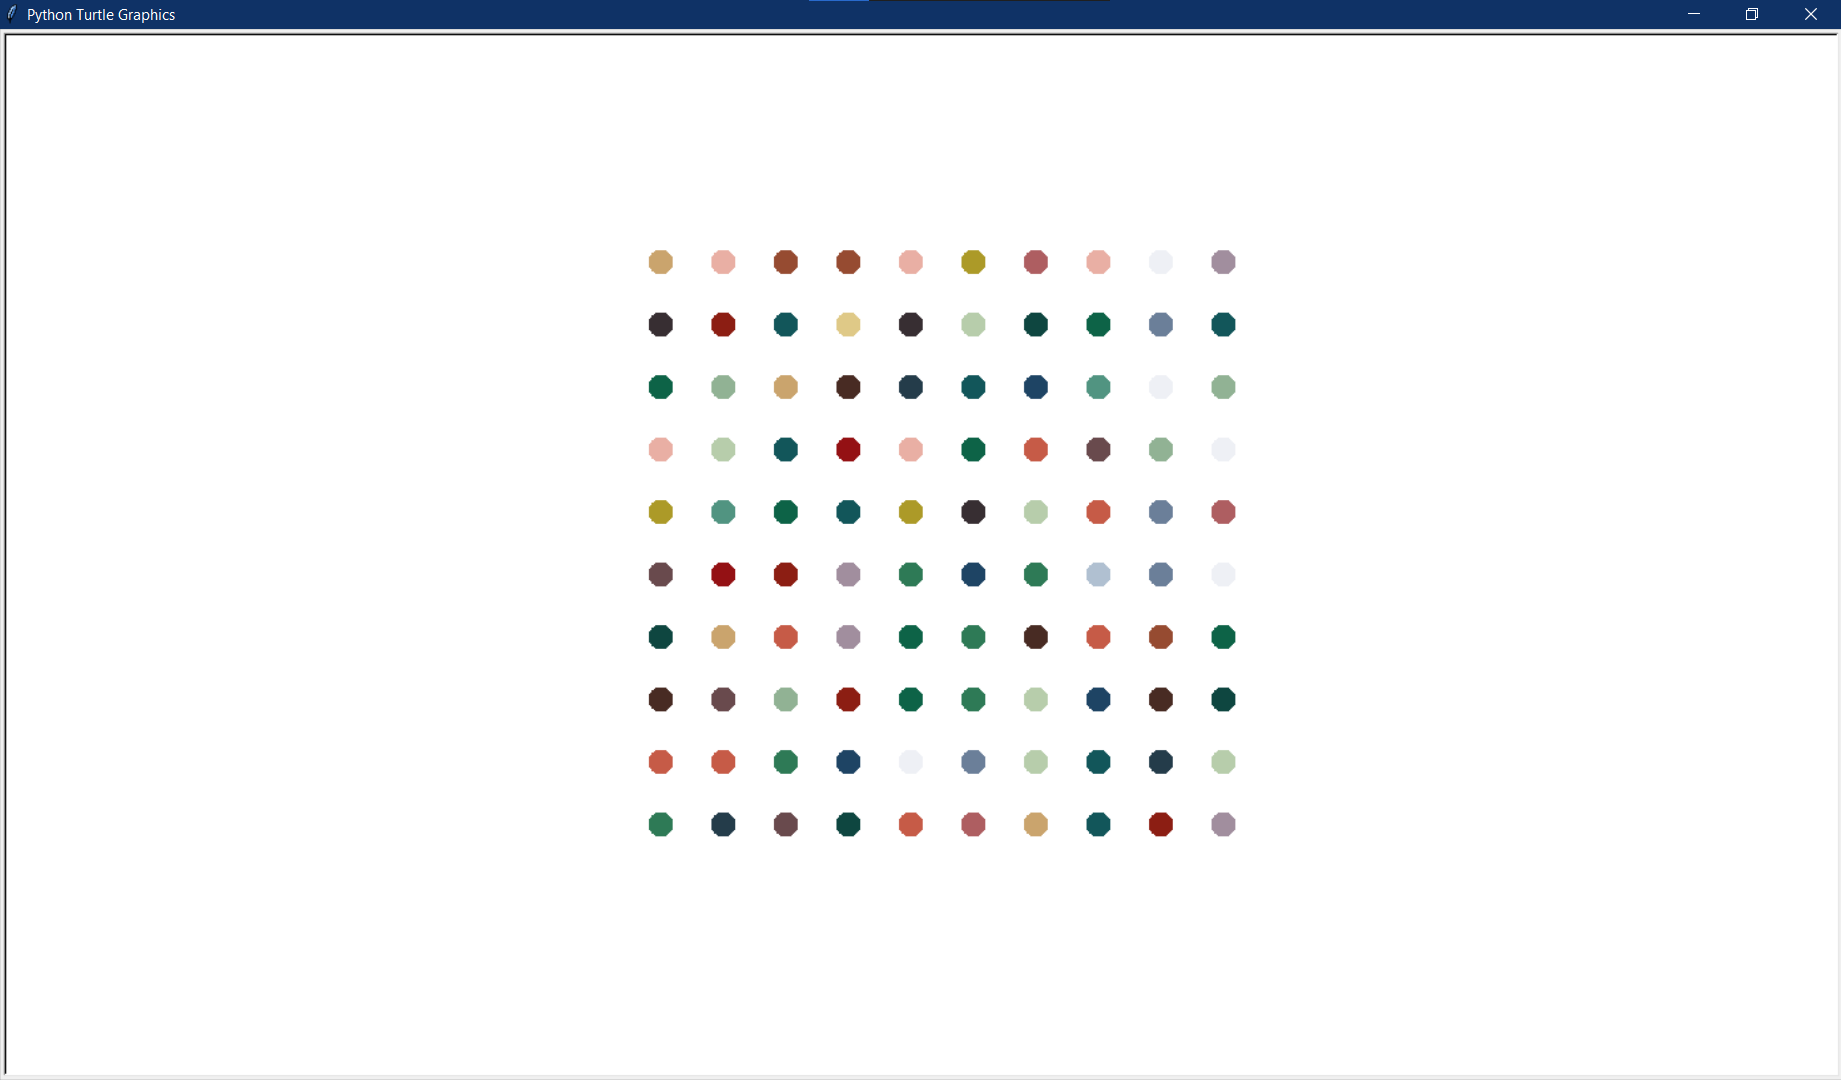

Python code for this plot:
from turtle import Turtle, Screen
import random

tim = Turtle()
screen = Screen()

screen.colormode(255)
tim.speed("fastest")

tim.penup()
tim.hideturtle()
color_list = [(202, 164, 109), (238, 240, 245), (150, 75, 49), (223, 201, 135), (52, 93, 124), (172, 154, 40),
              (140, 30, 19), (133, 163, 185), (198, 91, 71), (46, 122, 86), (72, 43, 35), (145, 178, 148), (13, 99, 71),
              (233, 175, 164), (161, 142, 158), (105, 74, 77), (55, 46, 50), (183, 205, 171), (36, 60, 74),
              (18, 86, 90), (81, 148, 129), (148, 17, 20), (14, 70, 64), (30, 68, 100), (107, 127, 153), (174, 94, 97),
              (176, 192, 209)]
tim.setheading(225)
tim.forward(300)
tim.setheading(0)
number_of_dots = 100

for dot_count in range(1, number_of_dots + 1):
    tim.dot(20, random.choice(color_list))
    tim.forward(50)

    if dot_count % 10 == 0:
        tim.setheading(90)
        tim.forward(50)
        tim.setheading(180)
        tim.forward(500)
        tim.setheading(0)

screen.exitonclick()
